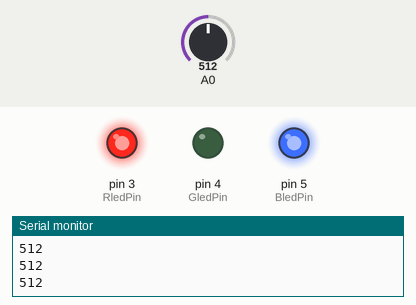
This sketch was run on a simulated Arduino Uno, built with avr-gcc and run on an emulated ATmega328P. On the bench: output pins drawn as LEDs (lit = HIGH), the last lines printed to the serial monitor. The test bench sets the inputs (shaded band); at power-on: A0 = 512.

Above: at 1.2 s.
1.3 s: A0 set to 495
At 1.8 s:
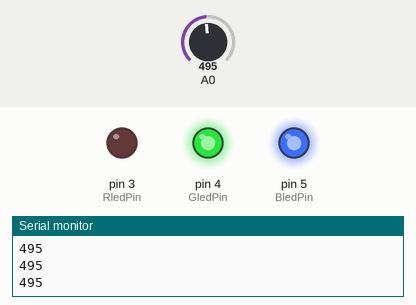
2.8 s: A0 set to 265
4.3 s: A0 set to 245
At 5.3 s:
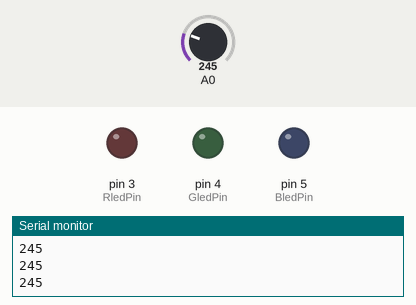
5.8 s: A0 set to 777
At 6.6 s:
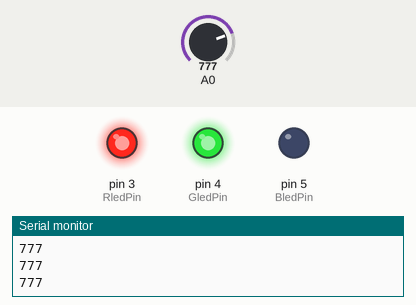
7.3 s: A0 set to 758
At 7.6 s:
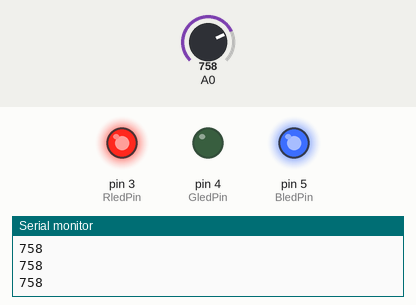
8.8 s: A0 set to 900
At 9.9 s:
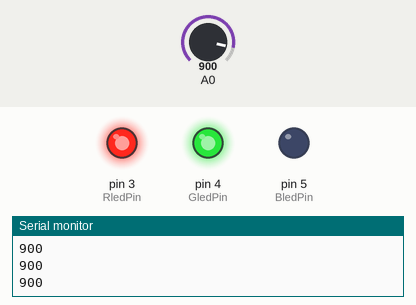
Timing chart, 0 to 11.3 s (numbered marks = the images above; inputs shaded):
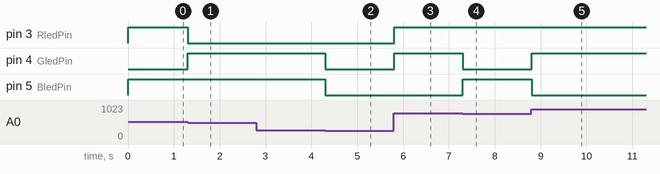

Measured:
- the behaviour switches between 511 and 510 on A0 (found by bisection; images 0 and 1)
- the behaviour switches between 255 and 254 on A0 (found by bisection; images 1 and 2)
- the behaviour switches between 767 and 766 on A0 (found by bisection; images 3 and 4)
- after the input at 1.3 s, pin 3 (RledPin): HIGH → LOW at once; pin 4 (GledPin): LOW → HIGH at once
- after the input at 4.3 s, pin 4 (GledPin), pin 5 (BledPin): HIGH → LOW at once
- after the input at 5.8 s, pin 3 (RledPin), pin 4 (GledPin): LOW → HIGH at once
- after the input at 7.3 s, pin 4 (GledPin): HIGH → LOW at once; pin 5 (BledPin): LOW → HIGH at once
- after the input at 8.8 s, pin 4 (GledPin): LOW → HIGH at once; pin 5 (BledPin): HIGH → LOW at once

The sketch:

potentiometer.ino
```cpp
const int RledPin =3;
const int GledPin = 4;
const int BledPin = 5;

void setup() {
  // put your setup code here, to run once:
  Serial.begin(9600);
  pinMode(RledPin, OUTPUT);
  pinMode(GledPin, OUTPUT);
  pinMode(BledPin, OUTPUT);
}

void loop() {
  // put your main code here, to run repeatedly:
  int sensorValue = analogRead (A0);
  Serial.println(sensorValue);

  if(sensorValue < 255){
    digitalWrite (RledPin, LOW);
    digitalWrite (GledPin, LOW);
    digitalWrite (BledPin, LOW);
  }

  else if (sensorValue < 511){
    digitalWrite (RledPin, LOW);
    digitalWrite (GledPin, HIGH);
    digitalWrite (BledPin, HIGH);
  }

  else if (sensorValue < 767){
    digitalWrite (RledPin, HIGH);
    digitalWrite (GledPin, LOW);
    digitalWrite (BledPin, HIGH);
  }

  else if (sensorValue < 1023){
    digitalWrite (RledPin, HIGH);
    digitalWrite (GledPin, HIGH);
    digitalWrite (BledPin, LOW);
  }
  delay (1);

}
```
